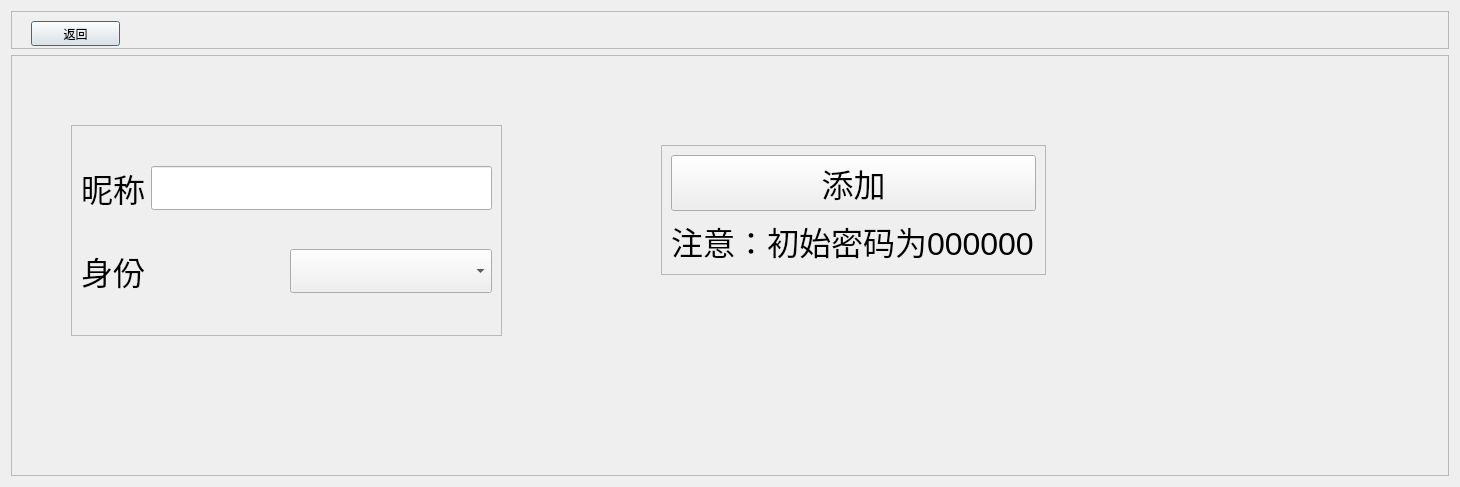
<?xml version="1.0" encoding="UTF-8"?>
<ui version="4.0">
 <class>zgnep_userTeacherAdd</class>
 <widget class="QDialog" name="zgnep_userTeacherAdd">
  <property name="geometry">
   <rect>
    <x>0</x>
    <y>0</y>
    <width>1460</width>
    <height>487</height>
   </rect>
  </property>
  <property name="windowTitle">
   <string>Dialog</string>
  </property>
  <layout class="QGridLayout" name="gridLayout" rowstretch="1,11,0,0,0">
   <item row="0" column="0">
    <widget class="QFrame" name="frame">
     <property name="frameShape">
      <enum>QFrame::StyledPanel</enum>
     </property>
     <property name="frameShadow">
      <enum>QFrame::Raised</enum>
     </property>
     <widget class="QPushButton" name="pushButton">
      <property name="geometry">
       <rect>
        <x>20</x>
        <y>10</y>
        <width>89</width>
        <height>25</height>
       </rect>
      </property>
      <property name="text">
       <string>返回</string>
      </property>
     </widget>
    </widget>
   </item>
   <item row="1" column="0">
    <widget class="QFrame" name="frame_2">
     <property name="frameShape">
      <enum>QFrame::StyledPanel</enum>
     </property>
     <property name="frameShadow">
      <enum>QFrame::Raised</enum>
     </property>
     <widget class="QFrame" name="frame_3">
      <property name="geometry">
       <rect>
        <x>60</x>
        <y>70</y>
        <width>431</width>
        <height>211</height>
       </rect>
      </property>
      <property name="frameShape">
       <enum>QFrame::StyledPanel</enum>
      </property>
      <property name="frameShadow">
       <enum>QFrame::Raised</enum>
      </property>
      <layout class="QGridLayout" name="gridLayout_2">
       <item row="0" column="0">
        <layout class="QHBoxLayout" name="horizontalLayout">
         <item>
          <widget class="QLabel" name="label">
           <property name="font">
            <font>
             <pointsize>24</pointsize>
            </font>
           </property>
           <property name="text">
            <string>昵称</string>
           </property>
          </widget>
         </item>
         <item>
          <widget class="QLineEdit" name="lineEdit">
           <property name="font">
            <font>
             <pointsize>24</pointsize>
            </font>
           </property>
          </widget>
         </item>
        </layout>
       </item>
       <item row="1" column="0">
        <layout class="QHBoxLayout" name="horizontalLayout_2">
         <item>
          <widget class="QLabel" name="label_2">
           <property name="font">
            <font>
             <pointsize>24</pointsize>
            </font>
           </property>
           <property name="text">
            <string>身份</string>
           </property>
          </widget>
         </item>
         <item>
          <widget class="QComboBox" name="comboBox">
           <property name="font">
            <font>
             <pointsize>24</pointsize>
            </font>
           </property>
          </widget>
         </item>
        </layout>
       </item>
      </layout>
     </widget>
     <widget class="QFrame" name="frame_4">
      <property name="geometry">
       <rect>
        <x>650</x>
        <y>90</y>
        <width>385</width>
        <height>130</height>
       </rect>
      </property>
      <property name="frameShape">
       <enum>QFrame::StyledPanel</enum>
      </property>
      <property name="frameShadow">
       <enum>QFrame::Raised</enum>
      </property>
      <layout class="QGridLayout" name="gridLayout_3">
       <item row="0" column="0">
        <widget class="QPushButton" name="pushButton_2">
         <property name="font">
          <font>
           <pointsize>24</pointsize>
          </font>
         </property>
         <property name="text">
          <string>添加</string>
         </property>
        </widget>
       </item>
       <item row="1" column="0">
        <widget class="QLabel" name="label_3">
         <property name="font">
          <font>
           <pointsize>24</pointsize>
          </font>
         </property>
         <property name="text">
          <string>注意：初始密码为000000</string>
         </property>
        </widget>
       </item>
      </layout>
     </widget>
    </widget>
   </item>
  </layout>
 </widget>
 <resources/>
 <connections/>
</ui>
